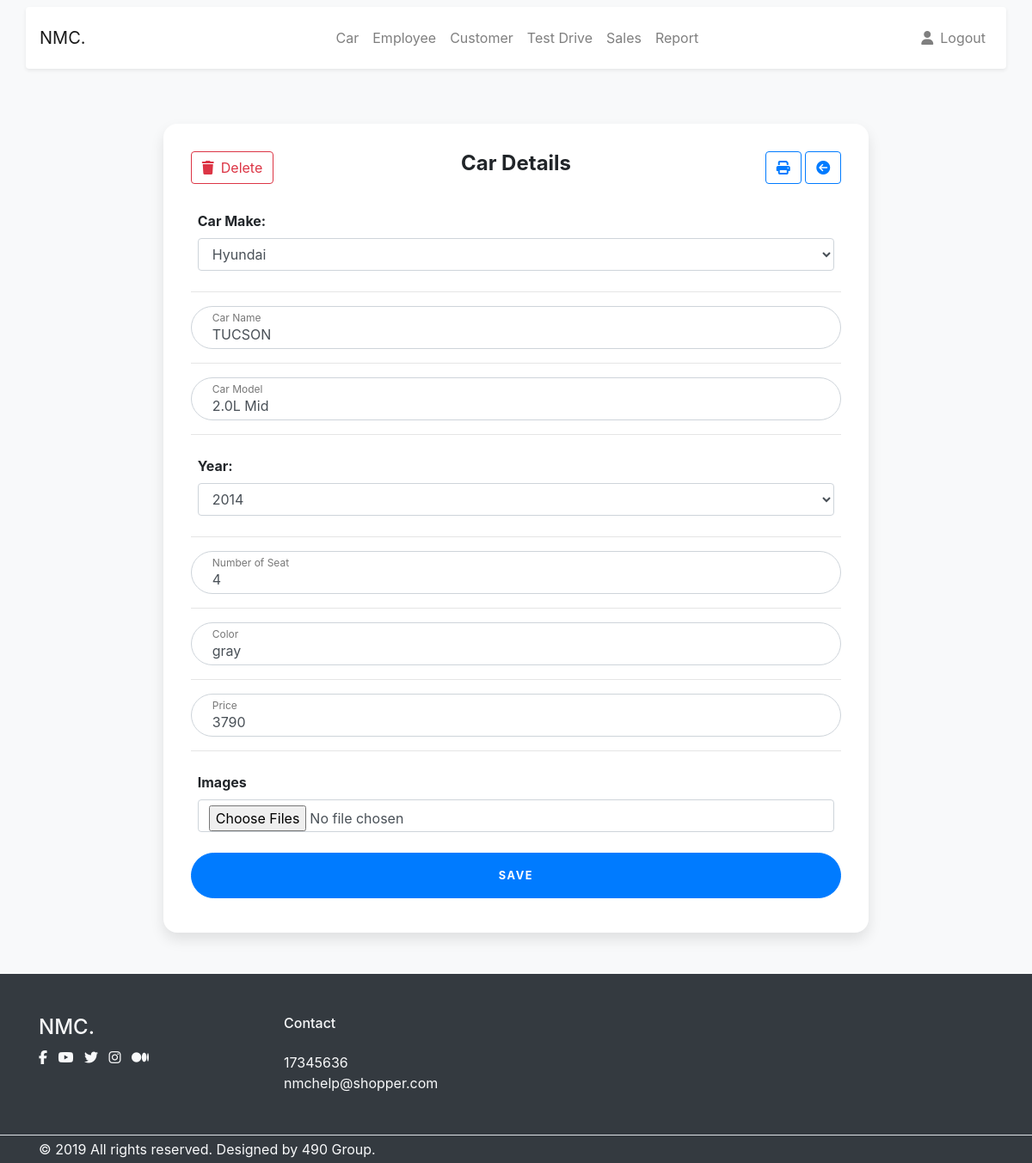
Screenshot of /NMC/staff/singleCar.php?carID=2 (signed in) with the database file from the repository.
### tables this page shows
CREATE TABLE `car` (
  `id` int(10) NOT NULL,
  `name` varchar(20) NOT NULL,
  `make` varchar(20) NOT NULL,
  `model` varchar(20) NOT NULL,
  `year` int(4) NOT NULL,
  `seat` int(2) NOT NULL,
  `price` int(10) NOT NULL,
  `color` varchar(20) NOT NULL,
  `status` tinyint(1) NOT NULL DEFAULT '1'
);

### NMC/staff/singleCar.php (the view, shortened to what this page needs)
<?php
extract($_REQUEST);
if(isset($_SESSION['activestaff']) || isset($_SESSION['activeadmin'])){
    if(isset($carID)){
        try{
            require("../database/connection.php");
            $carSQL = "select * from car where id ='$carID'";
            $car = $db->query($carSQL);
            $carRecord = $car->fetch();
        }
        catch(PDOException $e)
            {
            echo "Connection failed: " . $e->getMessage();
            }
    }
}
else {
    header("location: ../index.php");
}
?>
<!DOCTYPE html>
<html lang="en">
<head>
    <link rel="stylesheet" href="https://stackpath.bootstrapcdn.com/bootstrap/4.4.1/css/bootstrap.min.css">
    <link rel="stylesheet" href="../style.css">
</head>
<body class=" bg-light">
    <nav class="navbar navbar-expand-lg navbar-light bg-light ">
        <div class="container shadow-sm p-3 mb-2 bg-white rounded">
          <a class="navbar-brand" href="./index.php">
            NMC.
          </a>
          <div class="collapse navbar-collapse" id="navbarCollapse">
            <ul class="navbar-nav mx-auto">
              <li class="nav-item ">
                <a class="nav-link" href="dashboard.php?page=1&ipp=2">Car</a>
              </li>
              <li class="nav-item ">
                <a class="nav-link" href="employee.php?page=1&ipp=2">Employee</a>
              </li>
              <li class="nav-item ">
                <a class="nav-link" href="customer.php?page=1&ipp=2">Customer</a>
              </li>
              <li class="nav-item position-static">
                <a class="nav-link" href="testSchedule.php?page=1&ipp=2">Test Drive</a>
              </li>
              <li class="nav-item position-static">
                <a class="nav-link" href="sales.php?page=1&ipp=2">Sales</a>
              </li>
              <?php if(isset($_SESSION['activeadmin'])){ ?>
              <li class="nav-item position-static">
                <a class="nav-link" href="report.php">Report</a>
              </li>
              <?php }?>
            </ul>
            <ul class="navbar-nav flex-row">
              <li class="nav-item ml-lg-n4">
                <a class="nav-link" href="profile.php">
                    <i class="fas fa-user"></i>
                </a>
              </li>
              <li class="nav-item ml-lg-n2 ml-3">
                <a class="nav-link" href="../database/logout.php">
                    Logout
                </a>
              </li>
            </ul>
          </div>
        </div>
    </nav>
<div class="mr-sm-5 ml-sm-5">
    <div class="row">
      <div class="col-lg-10 col-xl-9 mx-auto">
        <div class="card card-signin flex-row my-5">
          <div class="card-body">
          <div class="d-flex justify-content-between">
            <div>
            <?php if(isset($_SESSION["activeadmin"])){ ?>
              <button data-toggle="modal" data-target="#exampleModal" class="btn btn-outline-danger"><i class="fas fa-trash mr-2"></i>Delete</button>
            <?php }?>
            </div>
            <div>
                <h5 class="card-title font-weight-bold">Car Details</h5>
            </div>
            <div>
                <button class="btn btn-outline-primary ml-2 " onclick="print()"><i class="fas fa-print"></i></button>
                <button class="btn btn-outline-primary" onclick="window.document.location.href='dashboard.php?page=1&ipp=2'"><i class="fas fa-arrow-circle-left"></i></button>
            </div>
          </div>
            <form class="form-signin" method="post" action=""enctype='multipart/form-data'>
              <div class="form-group p-2 font-weight-bold">
                <label for="make">Car Make:</label>
                <select class="form-control" name="make" id="make">
                    <option value='<?php echo $carRecord['make']?>' selected><?php echo $carRecord['make']?></option>
                </select>
              </div>
              <hr>
              <div class="form-label-group">
                <input value="<?php echo $carRecord['name']?>" name="name" type="text" id="inputName" class="form-control" placeholder="Car Name" required autofocus>
                <label for="inputName">Car Name</label>
              </div>
              <hr>
              <div class="form-label-group">
                <input value="<?php echo $carRecord['model']?>" name="model" type="text" id="inputModel" class="form-control" placeholder="Car Model" required autofocus>
                <label for="inputModel">Car Model</label>
              </div>
              <hr>
              <div class="form-group p-2 font-weight-bold">
                <label for="inputYear">Year:</label>
                <select class="form-control" name="year" id="year">
                </select>
              </div>
              <hr>
              <div class="form-label-group">
                <input value="<?php echo $carRecord['seat']?>" name="seat" type="number" min='1' id="inputSeat" class="form-control" placeholder="Number of Seat" required>
                <label for="inputSeat">Number of Seat</label>
              </div>
              <hr>
              <div class="form-label-group">
                <input value="<?php echo $carRecord['color']?>" name="color" type="text" id="inputColor" class="form-control" placeholder="Color" required>
                <label for="inputColor">Color</label>
              </div>
              <hr>
              <div class="form-label-group">
                <input value="<?php echo $carRecord['price']?>" name="price" type="number" id="inputPrice" class="form-control" placeholder="Price" required>
                <label for="inputPrice">Price</label>
              </div>
              <hr>
              <div class="form-group p-2 font-weight-bold">
                <label for="inputPic">Images</label>
                <input name="fileToUpload[]" type="file" id="inputPic" class="form-control" placeholder="Images"  multiple>
              </div>
              <button name="submit" class="btn btn-lg btn-primary font-weight-bold h3 btn-block text-uppercase" type="submit">Save</button>
            </form>
          </div>
        </div>
      </div>
    </div>
  </div>
</body>
<footer class="bg-dark">
    <div class="py-12 border-bottom border-gray-700 pt-5 pb-5">
        <div class="container">
        <div class="row">
            <div class="col-12 col-md-3">
            <h4 class="mb-6 text-light">NMC.</h4>
            <ul class="list-unstyled list-inline mb-7 mb-md-0">
                <li class="list-inline-item">
                <a href="#!" class="text-light">
                    <i class="fab fa-facebook-f"></i>
                </a>
                </li>
                <li class="list-inline-item">
                <a href="#!" class="text-light">
                    <i class="fab fa-youtube"></i>
                </a>
                </li>
                <li class="list-inline-item">
                <a href="#!" class="text-light">
                    <i class="fab fa-twitter"></i>
                </a>
                </li>
                <li class="list-inline-item">
                <a href="#!" class="text-light">
                    <i class="fab fa-instagram"></i>
                </a>
                </li>
                <li class="list-inline-item">
                <a href="#!" class="text-light">
                    <i class="fab fa-medium"></i>
                </a>
                </li>
            </ul>
            </div>
            <div class="col-6 col-sm">
            <h6 class="heading-xxs mb-4 text-light">
                Contact
            </h6>
            <ul class="list-unstyled mb-0 text-light">
                <li>17345636</li>
                <li><a class="text-light" href="#">nmchelp@shopper.com</a></li>
            </ul>
            </div>
        </div>
        </div>
    </div>
    <div class="py-1">
        <div class="container">
        <div class="row">
            <div class="col">
            <p class="mb-3 mb-md-0 font-size-xxs text-light">
                © 2019 All rights reserved. Designed by 490 Group.
            </p>
        </div>
        </div>
    </div>
</footer>
</html>

### NMC/style.css (style rules this page uses)
:root { --input-padding-x: 1.5rem; --input-padding-y: .75rem; }
.card-signin { border: 0; border-radius: 1rem; box-shadow: 0 0.5rem 1rem 0 rgba(0, 0, 0, 0.1); }
.card-signin .card-title { margin-bottom: 2rem; font-weight: 300; font-size: 1.5rem; }
.card-signin .card-body { padding: 2rem; }
.form-signin { width: 100%; }
.form-signin .btn { font-size: 80%; border-radius: 5rem; letter-spacing: .1rem; font-weight: bold; padding: 1rem; transition: all 0.2s; }
.form-label-group { position: relative; margin-bottom: 1rem; }
.form-label-group input { height: auto; border-radius: 2rem; }
.form-label-group>input, .form-label-group>label { padding: var(--input-padding-y) var(--input-padding-x); }
.form-label-group>label { position: absolute; top: 0; left: 0; display: block; width: 100%; margin-bottom: 0; line-height: 1.5; color: #495057; border: 1px solid transparent; border-radius: .25rem; transition: all .1s ease-in-out; }
.form-label-group input::placeholder { color: transparent; }
.form-label-group input:not(:placeholder-shown) { padding-top: calc(var(--input-padding-y) + var(--input-padding-y) * (2 / 3)); padding-bottom: calc(var(--input-padding-y) / 3); }
.form-label-group input:not(:placeholder-shown)~label { padding-top: calc(var(--input-padding-y) / 3); padding-bottom: calc(var(--input-padding-y) / 3); font-size: 12px; color: #777; }

### rows the page displays
car: make "Hyundai", name "TUCSON", model "2.0L Mid", seat "4", color "gray", price "3790"
